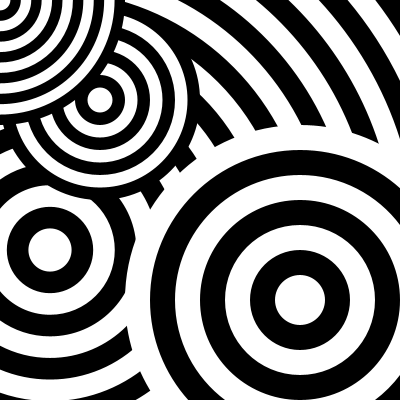
Frame 1 (no input)
Frame 60 (the mouse pressed at the canvas centre just before this capture): identical to frame 1, image omitted
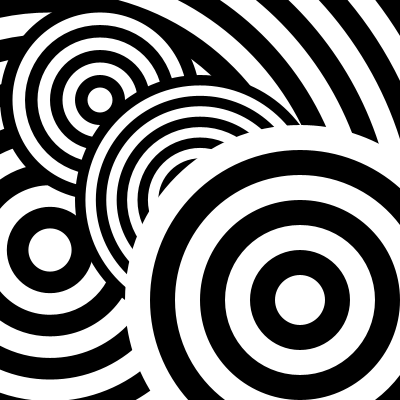
Frame 120 (the mouse held since frame 60 and released just before this capture)

The Processing sketch that drew these frames (run headless with seeded random() and noise(); from frame 60 on, the mouse is pressed at the canvas centre):

// Processing sketch: processing_20982
// ── processing_20982.pde

// functions:
// creating custom "commands" that can be reused

void setup() {
  size(400, 400);
  smooth();
}

void draw() {
  background(33);
  drawTarget(50, 250, 950, 22);
  drawTarget(100, 100, 200, 8);
  drawTarget(mouseX, mouseY, 250, 12);
  drawTarget(300, 300, 350, 7);
}

// the function syntax:
// returnType functionName ( parameters ) {
//    do some stuff
//    (sometimes return something, depends on returnType)
// }
void drawTarget(int x, int y, int radius, int bands) {
  noStroke();
  // count down loop
  for (int i=bands; i > 0; i--) {
    // every other band will be either black or white 
    // this works because the reminder of any even number divided 
    // by 2 is always 0! (and odd numbers have a reminder of 1)
    if (i % 2 == 0) {
      fill(0);  
    }
    else {
      fill(255);  
    }
    // calculate the radius for each band based on the total radius 
    float r = map(i, 0, bands, 0, radius);
    ellipse(x, y, r, r);
  }
}
